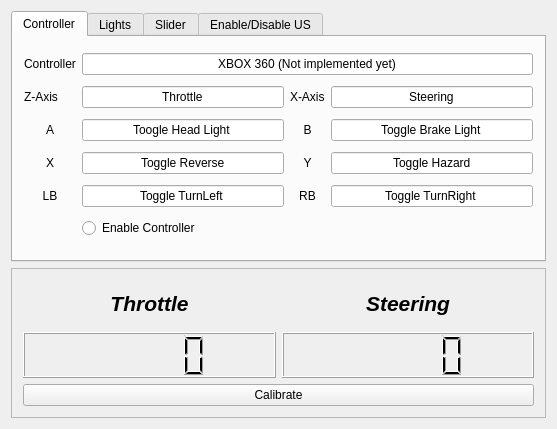
<?xml version="1.0" encoding="UTF-8"?>
<ui version="4.0">
 <class>Widget</class>
 <widget class="QWidget" name="Widget">
  <property name="geometry">
   <rect>
    <x>0</x>
    <y>0</y>
    <width>557</width>
    <height>429</height>
   </rect>
  </property>
  <property name="windowTitle">
   <string>Widget</string>
  </property>
  <layout class="QGridLayout" name="gridLayout">
   <item row="2" column="0">
    <widget class="QFrame" name="frame">
     <property name="minimumSize">
      <size>
       <width>0</width>
       <height>150</height>
      </size>
     </property>
     <property name="frameShape">
      <enum>QFrame::StyledPanel</enum>
     </property>
     <property name="frameShadow">
      <enum>QFrame::Raised</enum>
     </property>
     <layout class="QGridLayout" name="gridLayout_5">
      <item row="1" column="1">
       <widget class="QLCDNumber" name="lcdNumber_steering"/>
      </item>
      <item row="0" column="0">
       <widget class="QLabel" name="label_throttle">
        <property name="font">
         <font>
          <pointsize>16</pointsize>
          <weight>75</weight>
          <italic>true</italic>
          <bold>true</bold>
         </font>
        </property>
        <property name="text">
         <string>Throttle</string>
        </property>
        <property name="alignment">
         <set>Qt::AlignCenter</set>
        </property>
       </widget>
      </item>
      <item row="2" column="0" colspan="2">
       <widget class="QPushButton" name="pushButton_calibrate">
        <property name="text">
         <string>Calibrate</string>
        </property>
       </widget>
      </item>
      <item row="0" column="1">
       <widget class="QLabel" name="label_steering">
        <property name="font">
         <font>
          <pointsize>16</pointsize>
          <weight>75</weight>
          <italic>true</italic>
          <bold>true</bold>
         </font>
        </property>
        <property name="text">
         <string>Steering</string>
        </property>
        <property name="alignment">
         <set>Qt::AlignCenter</set>
        </property>
       </widget>
      </item>
      <item row="1" column="0">
       <widget class="QLCDNumber" name="lcdNumber_throttle"/>
      </item>
     </layout>
    </widget>
   </item>
   <item row="1" column="0">
    <widget class="QTabWidget" name="tabWidget">
     <property name="currentIndex">
      <number>0</number>
     </property>
     <widget class="QWidget" name="tab_3">
      <attribute name="title">
       <string>Controller</string>
      </attribute>
      <layout class="QGridLayout" name="gridLayout_4">
       <item row="1" column="0">
        <widget class="QLabel" name="label_controller_zaxis">
         <property name="text">
          <string>Z-Axis</string>
         </property>
        </widget>
       </item>
       <item row="0" column="0">
        <widget class="QLabel" name="label_controller">
         <property name="text">
          <string>Controller</string>
         </property>
        </widget>
       </item>
       <item row="3" column="0">
        <widget class="QLabel" name="label_controller_a">
         <property name="text">
          <string>A</string>
         </property>
         <property name="alignment">
          <set>Qt::AlignCenter</set>
         </property>
        </widget>
       </item>
       <item row="1" column="2">
        <widget class="QLabel" name="label_controller_xaxis">
         <property name="text">
          <string>X-Axis</string>
         </property>
        </widget>
       </item>
       <item row="4" column="0">
        <widget class="QLabel" name="label_controller_x">
         <property name="text">
          <string>X</string>
         </property>
         <property name="alignment">
          <set>Qt::AlignCenter</set>
         </property>
        </widget>
       </item>
       <item row="3" column="2">
        <widget class="QLabel" name="label_controller_b">
         <property name="text">
          <string>B</string>
         </property>
         <property name="alignment">
          <set>Qt::AlignCenter</set>
         </property>
        </widget>
       </item>
       <item row="4" column="2">
        <widget class="QLabel" name="label_controller_y">
         <property name="text">
          <string>Y</string>
         </property>
         <property name="alignment">
          <set>Qt::AlignCenter</set>
         </property>
        </widget>
       </item>
       <item row="0" column="1" colspan="3">
        <widget class="QLineEdit" name="lineEdit_controller">
         <property name="text">
          <string>XBOX 360 (Not implemented yet)</string>
         </property>
         <property name="alignment">
          <set>Qt::AlignCenter</set>
         </property>
        </widget>
       </item>
       <item row="1" column="1">
        <widget class="QLineEdit" name="lineEdit_controller_zaxis">
         <property name="text">
          <string>Throttle</string>
         </property>
         <property name="alignment">
          <set>Qt::AlignCenter</set>
         </property>
        </widget>
       </item>
       <item row="1" column="3">
        <widget class="QLineEdit" name="lineEdit_controller_xaxis">
         <property name="text">
          <string>Steering</string>
         </property>
         <property name="alignment">
          <set>Qt::AlignCenter</set>
         </property>
        </widget>
       </item>
       <item row="4" column="3">
        <widget class="QLineEdit" name="lineEdit_controller_y">
         <property name="text">
          <string>Toggle Hazard</string>
         </property>
         <property name="alignment">
          <set>Qt::AlignCenter</set>
         </property>
        </widget>
       </item>
       <item row="4" column="1">
        <widget class="QLineEdit" name="lineEdit_controller_x">
         <property name="text">
          <string>Toggle Reverse</string>
         </property>
         <property name="alignment">
          <set>Qt::AlignCenter</set>
         </property>
        </widget>
       </item>
       <item row="3" column="1">
        <widget class="QLineEdit" name="lineEdit_controller_a">
         <property name="text">
          <string>Toogle Head Light</string>
         </property>
         <property name="alignment">
          <set>Qt::AlignCenter</set>
         </property>
        </widget>
       </item>
       <item row="3" column="3">
        <widget class="QLineEdit" name="lineEdit_controller_b">
         <property name="text">
          <string>Toggle Brake Light</string>
         </property>
         <property name="alignment">
          <set>Qt::AlignCenter</set>
         </property>
        </widget>
       </item>
       <item row="5" column="1">
        <widget class="QLineEdit" name="lineEdit_controller_lb">
         <property name="text">
          <string>Toggle TurnLeft</string>
         </property>
         <property name="alignment">
          <set>Qt::AlignCenter</set>
         </property>
        </widget>
       </item>
       <item row="5" column="3">
        <widget class="QLineEdit" name="lineEdit_controller_rb">
         <property name="text">
          <string>Toggle TurnRight</string>
         </property>
         <property name="alignment">
          <set>Qt::AlignCenter</set>
         </property>
        </widget>
       </item>
       <item row="5" column="0">
        <widget class="QLabel" name="label_controller_lb">
         <property name="text">
          <string>LB</string>
         </property>
         <property name="alignment">
          <set>Qt::AlignCenter</set>
         </property>
        </widget>
       </item>
       <item row="5" column="2">
        <widget class="QLabel" name="label_controller_rb">
         <property name="text">
          <string>RB</string>
         </property>
         <property name="alignment">
          <set>Qt::AlignCenter</set>
         </property>
        </widget>
       </item>
       <item row="6" column="1" colspan="3">
        <widget class="QRadioButton" name="radioButton_enableController">
         <property name="text">
          <string>Enable Controller</string>
         </property>
        </widget>
       </item>
      </layout>
     </widget>
     <widget class="QWidget" name="tab_2">
      <attribute name="title">
       <string>Lights</string>
      </attribute>
      <layout class="QGridLayout" name="gridLayout_2">
       <item row="6" column="1">
        <widget class="QPushButton" name="pushButton_turnright">
         <property name="text">
          <string>Toggle TurnRight</string>
         </property>
         <attribute name="buttonGroup">
          <string notr="true">buttonGroup_lights</string>
         </attribute>
        </widget>
       </item>
       <item row="0" column="0" colspan="2">
        <widget class="QLabel" name="label_lights">
         <property name="font">
          <font>
           <pointsize>18</pointsize>
           <weight>75</weight>
           <italic>true</italic>
           <bold>true</bold>
          </font>
         </property>
         <property name="text">
          <string>Lights</string>
         </property>
         <property name="alignment">
          <set>Qt::AlignCenter</set>
         </property>
        </widget>
       </item>
       <item row="1" column="0">
        <widget class="QPushButton" name="pushButton_head">
         <property name="text">
          <string>Toggle Head</string>
         </property>
         <attribute name="buttonGroup">
          <string notr="true">buttonGroup_lights</string>
         </attribute>
        </widget>
       </item>
       <item row="1" column="1">
        <widget class="QPushButton" name="pushButton_brake">
         <property name="text">
          <string>Toggle Brake</string>
         </property>
         <attribute name="buttonGroup">
          <string notr="true">buttonGroup_lights</string>
         </attribute>
        </widget>
       </item>
       <item row="6" column="0">
        <widget class="QPushButton" name="pushButton_turnleft">
         <property name="text">
          <string>Toggle TurnLeft</string>
         </property>
         <attribute name="buttonGroup">
          <string notr="true">buttonGroup_lights</string>
         </attribute>
        </widget>
       </item>
       <item row="5" column="0">
        <widget class="QPushButton" name="pushButton_reverse">
         <property name="text">
          <string>Toggle Reverse</string>
         </property>
         <attribute name="buttonGroup">
          <string notr="true">buttonGroup_lights</string>
         </attribute>
        </widget>
       </item>
       <item row="5" column="1">
        <widget class="QPushButton" name="pushButton_hazard">
         <property name="text">
          <string>Toggle Hazard</string>
         </property>
         <attribute name="buttonGroup">
          <string notr="true">buttonGroup_lights</string>
         </attribute>
        </widget>
       </item>
      </layout>
     </widget>
     <widget class="QWidget" name="tab">
      <attribute name="title">
       <string>Slider</string>
      </attribute>
      <layout class="QGridLayout" name="gridLayout_3">
       <item row="0" column="0">
        <spacer name="horizontalSpacer">
         <property name="orientation">
          <enum>Qt::Horizontal</enum>
         </property>
         <property name="sizeHint" stdset="0">
          <size>
           <width>40</width>
           <height>20</height>
          </size>
         </property>
        </spacer>
       </item>
       <item row="0" column="1">
        <widget class="QSlider" name="verticalSlider_throttle">
         <property name="minimum">
          <number>-100</number>
         </property>
         <property name="maximum">
          <number>100</number>
         </property>
         <property name="value">
          <number>0</number>
         </property>
         <property name="orientation">
          <enum>Qt::Vertical</enum>
         </property>
        </widget>
       </item>
       <item row="0" column="2">
        <spacer name="horizontalSpacer_2">
         <property name="orientation">
          <enum>Qt::Horizontal</enum>
         </property>
         <property name="sizeHint" stdset="0">
          <size>
           <width>40</width>
           <height>20</height>
          </size>
         </property>
        </spacer>
       </item>
       <item row="1" column="0" colspan="3">
        <widget class="QSlider" name="horizontalSlider_steering">
         <property name="minimum">
          <number>-100</number>
         </property>
         <property name="maximum">
          <number>100</number>
         </property>
         <property name="value">
          <number>0</number>
         </property>
         <property name="tracking">
          <bool>true</bool>
         </property>
         <property name="orientation">
          <enum>Qt::Horizontal</enum>
         </property>
         <property name="invertedAppearance">
          <bool>false</bool>
         </property>
        </widget>
       </item>
       <item row="2" column="0">
        <widget class="QRadioButton" name="radioButton_enable_resetting_slider">
         <property name="text">
          <string>enable resetting slider</string>
         </property>
        </widget>
       </item>
      </layout>
     </widget>
     <widget class="QWidget" name="tab_4">
      <attribute name="title">
       <string>Enable/Disable US</string>
      </attribute>
      <layout class="QGridLayout" name="gridLayout_6">
       <item row="0" column="0">
        <widget class="QPushButton" name="pushButton_enable_front">
         <property name="text">
          <string>Enable Front</string>
         </property>
         <attribute name="buttonGroup">
          <string notr="true">buttonGroup_control_us</string>
         </attribute>
        </widget>
       </item>
       <item row="0" column="1">
        <widget class="QPushButton" name="pushButton_enable_rear">
         <property name="text">
          <string>Enable Rear</string>
         </property>
         <attribute name="buttonGroup">
          <string notr="true">buttonGroup_control_us</string>
         </attribute>
        </widget>
       </item>
       <item row="1" column="0">
        <widget class="QPushButton" name="pushButton_disable_front">
         <property name="text">
          <string>Disable Front</string>
         </property>
         <attribute name="buttonGroup">
          <string notr="true">buttonGroup_control_us</string>
         </attribute>
        </widget>
       </item>
       <item row="1" column="1">
        <widget class="QPushButton" name="pushButton_disable_rear">
         <property name="text">
          <string>Disable Rear</string>
         </property>
         <attribute name="buttonGroup">
          <string notr="true">buttonGroup_control_us</string>
         </attribute>
        </widget>
       </item>
      </layout>
     </widget>
    </widget>
   </item>
  </layout>
 </widget>
 <layoutdefault spacing="6" margin="11"/>
 <resources/>
 <connections/>
 <buttongroups>
  <buttongroup name="buttonGroup_lights"/>
  <buttongroup name="buttonGroup_control_us"/>
 </buttongroups>
</ui>
